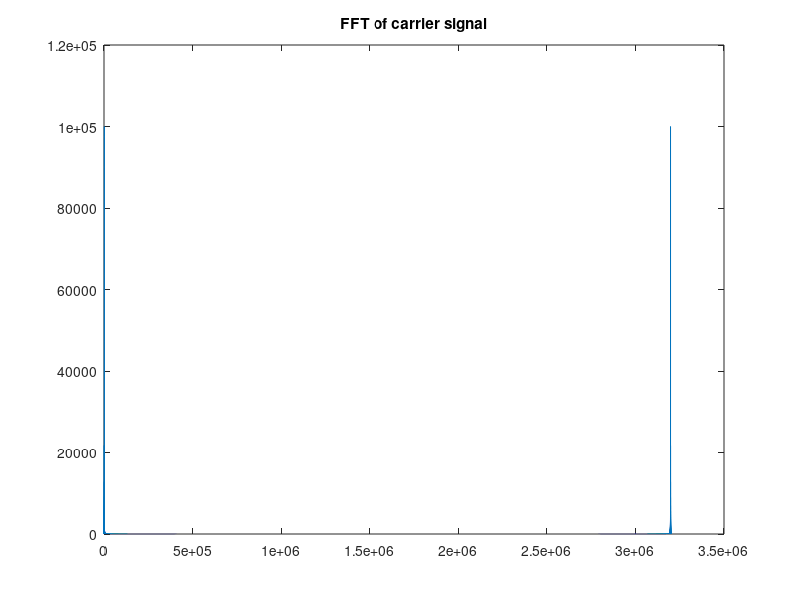
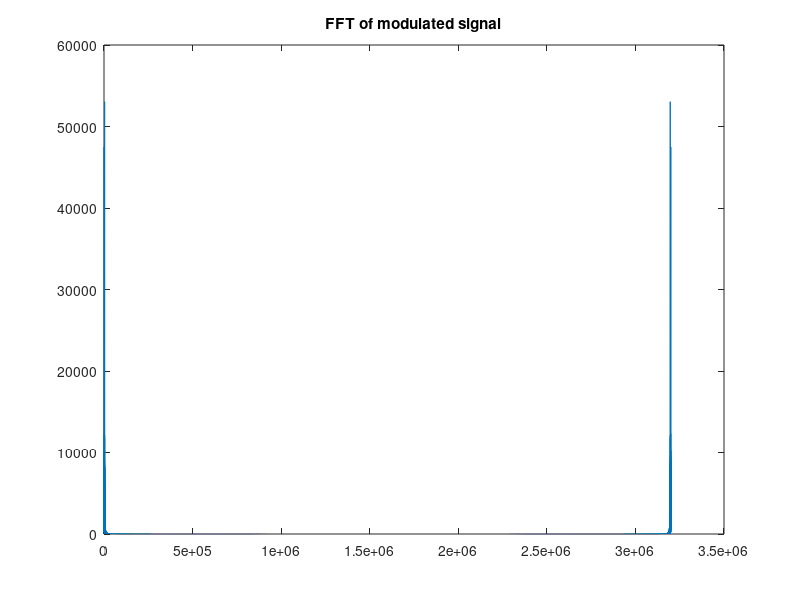
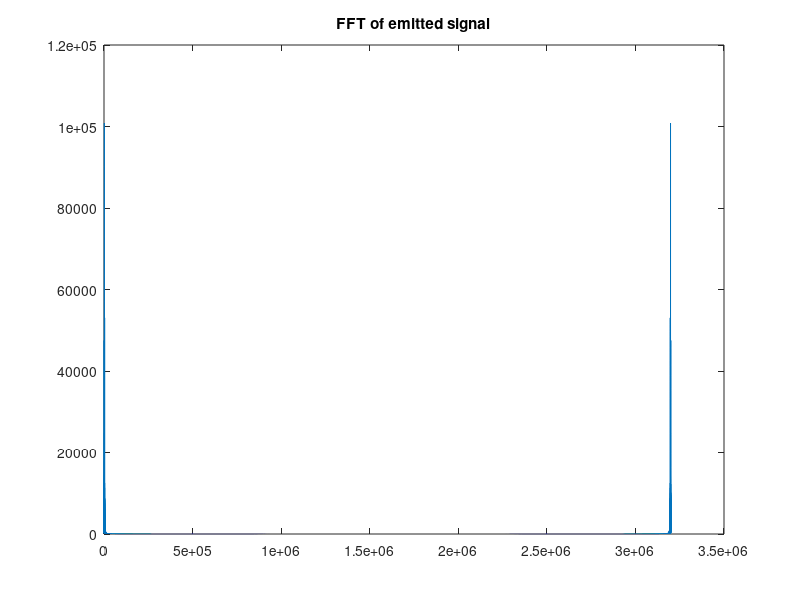
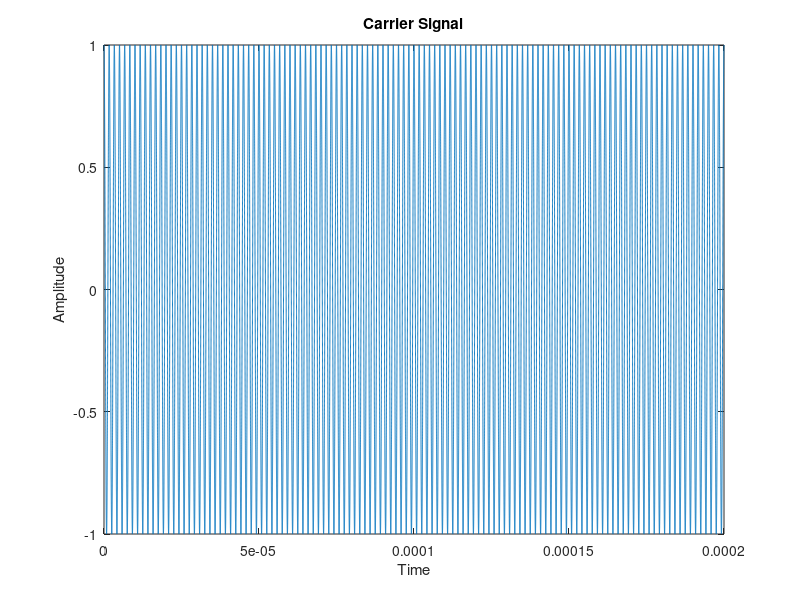

Recreate these plots in MATLAB, in order. (Note: this script raises an error after producing the figures.)
% Simulation for CyberAttk. Computer virus simulation signal modulation
close all;
clear;

%%% adjuste according to the actual situation %%%
%%%%%%%%%%%%%%%%%%%%%%%%%%%%%%%%%%%%%%%%%%%
fs=1000; % sampling frequecy
fc=120e9; % center freq: 120 GHz
bitRate=1e6; % data rate: 1 Mbps
numBits=200; % number of binary digits
zeropad=16; % zero-padding
%%%%%%%%%%%%%%%%%%%%%%%%%%%%%%%%%%%%%%%%%%%

%% Step 1: Generate a random stream of computer code data to simulate a virus
% code data generation
data_binary=randi([0 1],1,numBits);  % generate random binary data
bitDuration=1/bitRate; % duration of each bit of data

%disp(code_data);

%% Step 2: Generate a carrier signal
% time vector
t=linspace(0,bitDuration*length(data_binary),length(data_binary)*fs);

% carrier signal
carrierSig=cos(2*pi*fc*t);

% FFT
FFTc=fft(carrierSig,length(carrierSig)*zeropad);
figure;
plot(abs(FFTc));
title('FFT of carrier signal')

%% Step 3: FSK modulation
modulatedSig=[];
for i = 1:length(data_binary)
    if data_binary(i) == 0
        modulatedSig=[modulatedSig cos(2*pi*(fc-bitRate/2)*t((i-1)*fs+1:i*fs))];
    else
        modulatedSig=[modulatedSig cos(2*pi*(fc+bitRate/2)*t((i-1)*fs+1:i*fs))];
    end
end

% FFT
FFTm=fft(modulatedSig,length(modulatedSig)*zeropad);
figure;
plot(abs(FFTm));
title('FFT of modulated signal')

% emitted signal generation
emittedSig=modulatedSig+carrierSig;

% FFT
FFTe=fft(emittedSig,length(emittedSig)*zeropad);
figure;
plot(abs(FFTe));
title('FFT of emitted signal')

%% Print figures...
figure;
plot(t,carrierSig);
xlabel('Time');
ylabel('Amplitude');
title('Carrier Signal');

figure;
plot(t,modulatedSig);
xlabel('Time');
ylabel('Amplitude');
title('Modulated Signal');

figure;
plot(t,emittedSig);
xlabel('Time');
ylabel('Amplitude');
title('Emitted Signal');

figure;
spectrogram(emittedSig,hann(256),250,1024,fs,'yaxis');
title('Spectrum');
